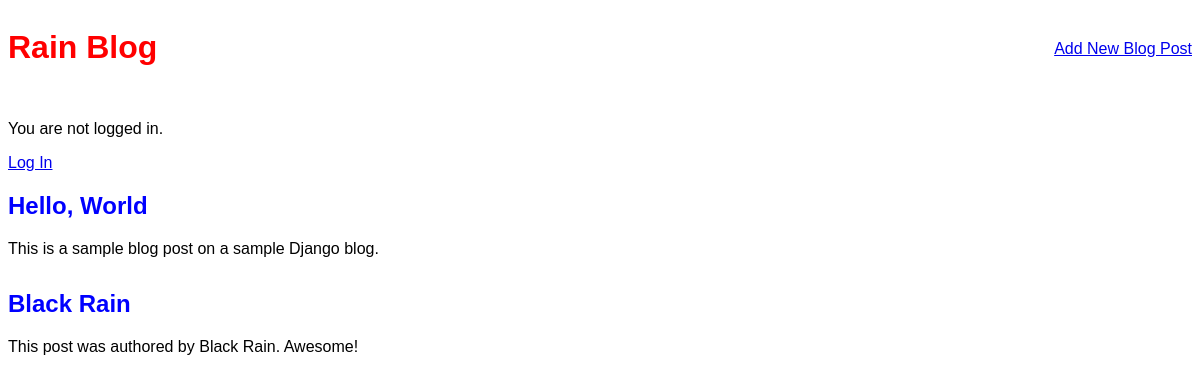
Before: / with the older database file.
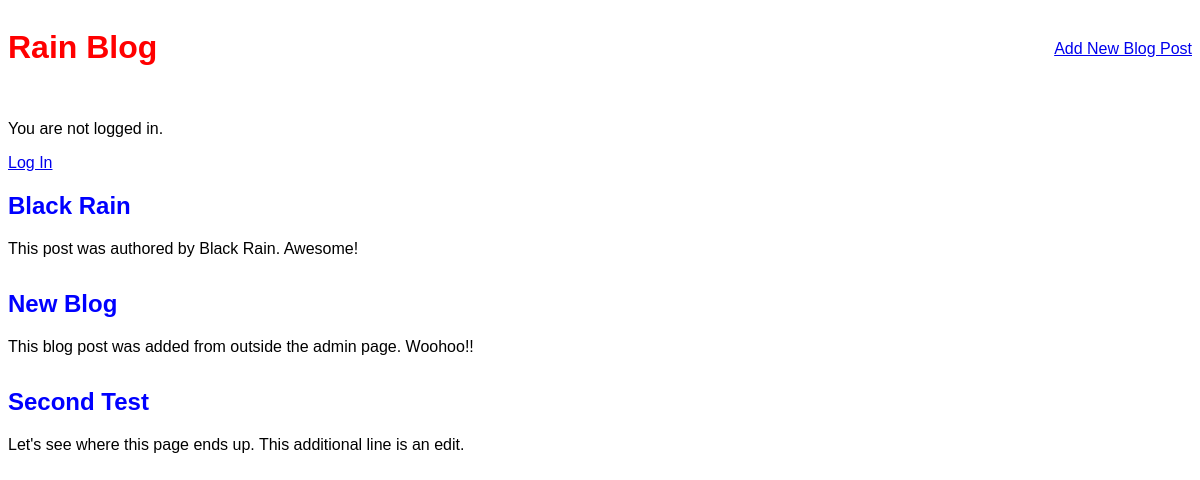
After: the same page with the newer database file.
### blog/models.py (models this page shows, shortened)
class Post(models.Model):
    title = models.CharField(max_length=200)
    author = models.ForeignKey(
        'auth.user',
        on_delete=models.CASCADE,
        )
    body = models.TextField()

### blog/views.py (the view)
# urls.py: path('', BlogListView.as_view(), name='home'),
class BlogListView(ListView):
    model = Post
    template_name = 'home.html'
    context_object_name = 'all_blogs'

### templates/home.html
{% extends 'base.html' %}
{% block content %}
    {% for post in all_blogs %}
        <div class="post-entry">
            <h2><a href="{% url 'post_detail' post.pk %}">{{ post.title }}</a></h2>
            <p>{{ post.body }}</p>
        </div>
    {% endfor %}
{% endblock content %}

### templates/base.html (shortened to what this page needs)
<!DOCTYPE html>
{% load static %}
<html>
    <head>
        <link rel="stylesheet" href="{% static 'css/base.css' %}">
    </head>
    <body>
        <div>
            <header>
                <div class="nav-left">
                    <h1><a href="{% url 'home' %}">Rain Blog</a></h1>
                </div>
                <div class="nav-right">
                    <a href="{% url 'post_new' %}">Add New Blog Post</a>
                </div>
            </header>
            {% if user.is_authenticated %}
                <p>Hi {{ user.username }}!</p>
                <p><a href="{% url 'logout' %}">Log out</a></p>
            {% else %}
                <p>You are not logged in.</p>
                <a href="{% url 'login' %}">Log In</a>
            {% endif %}
        {% block content %}
        {% endblock content %}
        </div>
    </body>
</html>

### static/css/base.css (style rules this page uses)
body { font-family:'Source Sans Pro',sans-serif; font: size 18px; }
header { border-bottom:1pxsolid#999; margin-bottom:2rem;display:flex; }
header h1 a { color:red; text-decoration:none; }
.nav-left { margin-right:auto; }
.nav-right { display:flex; padding-top:2rem; }
.post-entry { margin-bottom:2rem; }
.post-entry h2 { margin:0.5rem0; }
.post-entry h2 a, .post-entry h2 a:visited { color:blue; text-decoration:none; }
.post-entry p { margin:0; font-weight:400; }

Changed rows visible on the page:
removed Post: title "Hello, World", body "This is a sample blog post on a sample Django blog."
added Post: title "New Blog", body "This blog post was added from outside the admin page. Woohoo!!"
added Post: title "Second Test", body "Let's see where this page ends up. This additional line is an edit."
